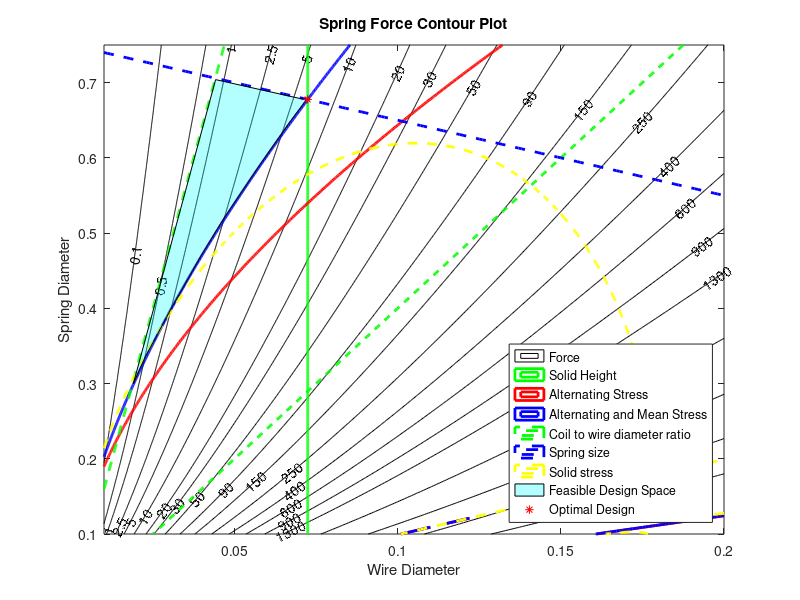

Write the MATLAB code that produced this figure.
% constants
pi = 3.14159;
del_0 = 0.4; %(in)
h_0 = 1; %(in)
h_def = h_0 - del_0; %(in)
G = 12000000; %(psi)
sf = 1.5;
se = 45000; %(psi)
Q = 150000; %(psi)
w = 0.18;



%design variables
n = 7.5928;
h_f = 1.3691;
[d, D] = meshgrid(0.01:0.001:0.2, 0.1:0.001:0.75);


%equations
k = (G * d.^4) ./ (8 * D.^3. .* n);
h_s = n.*d;
del_free = h_f - h_0;
F_0 = k .* del_free;
F_def = k .* (del_free + del_0);
F_solid = k .* (-h_s + h_f);
K = (4 .* D - d) ./ (4 .* (D - d)) + 0.62 .* d ./ D;
tau_max = (8 .* F_def .* D) ./ (pi .* d.^3) .* K;
tau_min = (8 .* F_0 .* D) ./ (pi .* d.^3) .* K;
tau_solid = (8 .* F_solid .* D) ./ (pi .* d.^3) .* K;
tau_a = (tau_max - tau_min) ./ 2;
tau_m = (tau_max + tau_min) ./ 2;
sy = 0.44 .* Q ./ d.^w;
% F = F_0

figure(1)
[C,h] = contour(d, D, F_0, [0.1 0.5 1 2.5 5 10 20 30 50 90 150 250 400 600 ...
    900 1300 2500 5000 10000 20000], 'k');
clabel(C,h,'Labelspacing',250);
title('Spring Force Contour Plot');
xlabel('Wire Diameter');
ylabel('Spring Diameter');
% xlim([0.01 0.2]);
% ylim([0.1 0.75]);
hold on;
contour(d, D, h_s, [h_def-0.05 h_def-0.05], 'g-', 'LineWidth', 2);
contour(d, D, tau_a, [se/sf se/sf], 'r-', 'LineWidth', 2);
contour(d, D, tau_m + tau_a - sy/sf, [0, 0], 'b-', 'LineWidth', 2); % stress
contour(d, D, D./d, [4 16], 'g--', 'LineWidth', 2); % diameter ratio
contour(d, D, d + D, [0.75, 0.75], 'b--', 'LineWidth', 2); %spring diam
contour(d, D, tau_solid - sy, [0,0], 'y--', 'LineWidth', 2);
x_patch = [0.072, 0.0665, 0.0575, 0.0465, 0.0395, 0.031, 0.0225, 0.019, 0.0442];
y_patch = [0.677, 0.645, 0.589, 0.518, 0.468, 0.403, 0.334, 0.3, 0.704];
patch('XData', x_patch,'YData',  y_patch, 'FaceColor', 'Cyan', 'FaceAlpha', 0.3);
plot(0.0724, 0.6776, 'r*')
legend('Force', 'Solid Height', 'Alternating Stress',...
    'Alternating and Mean Stress', 'Coil to wire diameter ratio',...
    'Spring size', 'Solid stress', 'Feasible Design Space',...
    'Optimal Design', 'Location', 'SouthEast');

